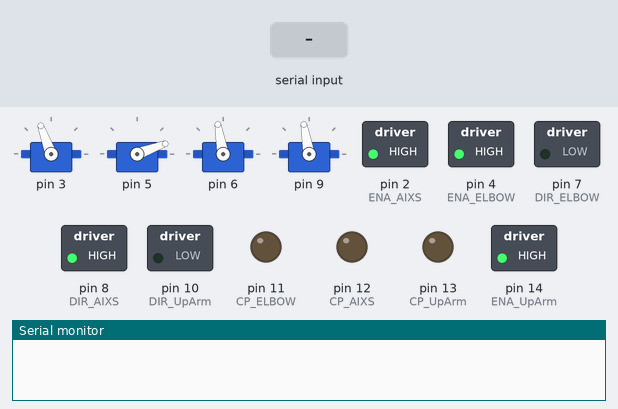
Simulated run of this sketch. Board: Arduino Uno, built with avr-gcc and run on an emulated ATmega328P. Shown: 4 × servo, switched loads named in the sketch (green lamp = pin HIGH), output pins drawn as LEDs (lit = HIGH), the last lines printed to the serial monitor. The inputs (shaded band) are chosen by the test bench.

Above: at 1.2 s.
1.3 s: "h90\n" received over Serial
At 1.9 s:
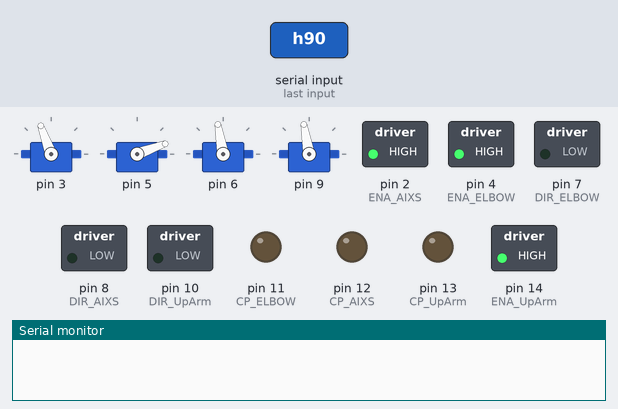
2.8 s: "f90\n" received over Serial
At 3.6 s:
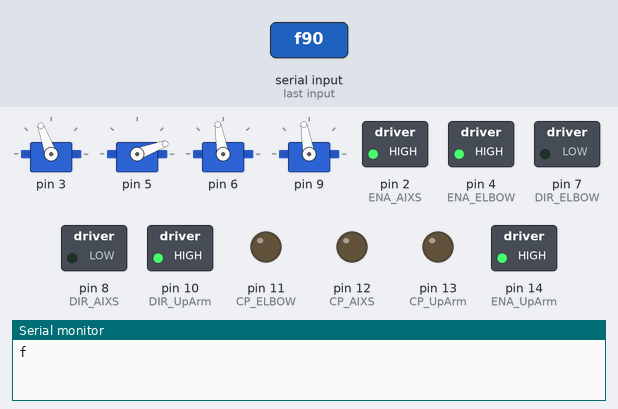
4.3 s: "g90\n" received over Serial
At 4.8 s:
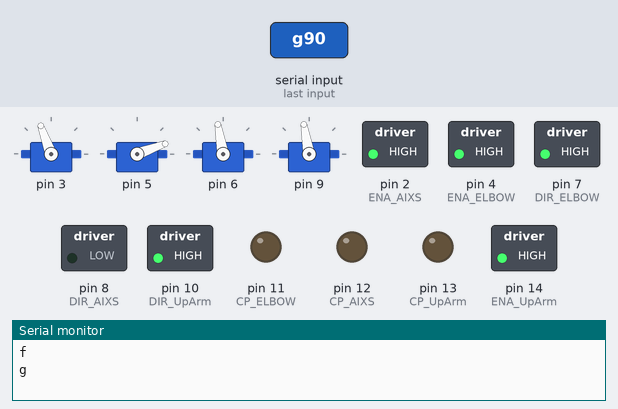
5.8 s: "h,45\n" received over Serial
At 7.0 s:
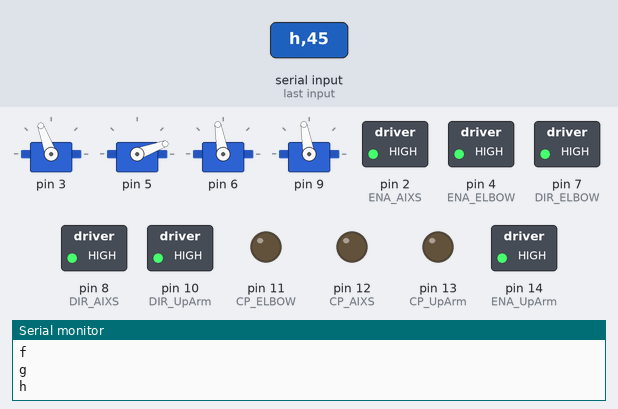
7.3 s: "f,45\n" received over Serial
At 8.3 s:
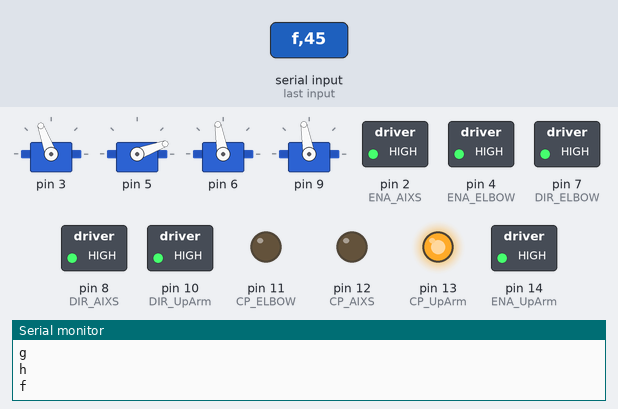
8.8 s: "g,45\n" received over Serial
At 9.4 s:
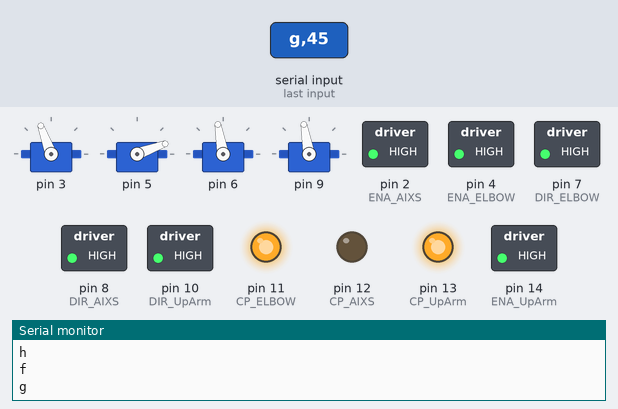
Timing chart, 0 to 11.3 s (numbered marks = the images above; inputs shaded):
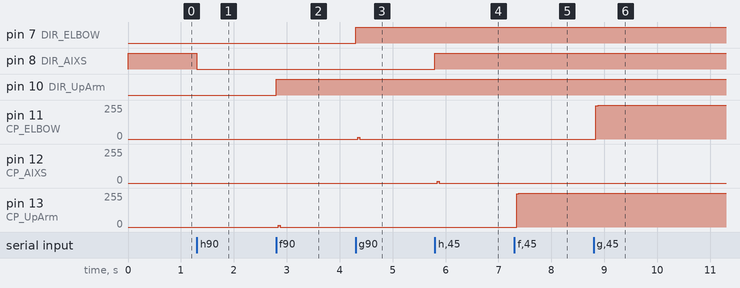

The sketch:

Control3SteppersBySerial_Fast.ino
```cpp
#include <Servo.h>
#include <math.h>

/********************SERIAL BUFFER**********************************/
/******************************************************/
//a buffer to save digits
const int MaxChars=6;   // an int string contains up to 5 digits and is terminated
char strValue[MaxChars]; // must be big enough for digits and terminating null
int strValueIndex=0 ; // the index into the array storing the received digits

/*******************Timmer setup**********************/
/****************************************************/
#define bbs(x)  (1<<x)
 // Microstep=16; 1.8deg per step, one revolution = 3200steps
 // one revolution = 8mm. 3200 steps=8mm.
 // one timer tick = 1/2 period => 800 ticks per mm

// Prescaler = 64
//16Mhz/64=0.25Mhz 1/0.25=4us 4*10=40us =>
const uint8_t myTOP = 10;
void setMyTimer2( ){
  cli();  // 禁止中斷
  TCCR2A = bbs(WGM21);  // CTC mode 2; Clear Timer on Compare, see p.158-162
  TCCR2B = bbs(CS22);  // Prescaler == 64; see p.162 in datasheet
  ///// 注意 WGM22 在 TCCR2B, 但 WGM21 與 WGM20 在 TCCR2A;
  ///// mode 由 WGM22, WGM21, WGM20 決定 (see datasheet p.158-162)
  OCR2A = myTOP;  // TOP count for CTC, 與 prescaler 有關
  TCNT2=0;  // counter 歸零
  TIMSK2 |= bbs(OCIE2A);  // enable CTC for TIMER2_COMPA_vect
  sei();  // 允許中斷
}


///// Interrupt Service Routine for TIMER2
ISR(TIMER2_COMPA_vect)
{

  //test_AxisRotateStepper_ISR();
 AxisRotateStepper_ISR();

  ElbowRotateGivenSteps_ISR();
  UpperArmStepper_ISR();


}


/*******************STEPPERS SETUP*****************/
/**************************************************/


/*****************Stepper controls****************/


typedef struct {
#define NUM_STEPPERS 3
  //For steppers
  int stepperPins[NUM_STEPPERS];
  int stepperSteps[NUM_STEPPERS];// Stands for servo a-d

}StepperGlobal;
StepperGlobal MyStepper;

void InitSteppers(){
  for(int i=0; i < NUM_STEPPERS; i++){
    MyStepper.stepperSteps[i]=0;
  }
}


/*************for stepper****************/

////////Axis rotate stepper

const int CP_AIXS =  12;
const int DIR_AIXS =  8;
const int ENA_AIXS =  2;

volatile unsigned long StepCounter_AXIS=0;
volatile bool DirectionFlag_AXIS=1;
volatile unsigned long AxisRotate_TotalSteps=0;
volatile bool AxisMotor_WorkingFlag=false;
volatile bool sentFlag_Axis=false;

////////////////////////rotate stepper routine
void setup_rotateStepper(){
  pinMode(ENA_AIXS, OUTPUT);
  pinMode(DIR_AIXS, OUTPUT);
  pinMode(CP_AIXS,OUTPUT);
  digitalWrite(ENA_AIXS, HIGH);

}

//Axis rotation RotateGivenSteps
void Axis_RotateGivenSteps(unsigned long steps,bool Step_direction){

    AxisMotor_WorkingFlag=true;
  DirectionFlag_AXIS=Step_direction;
  AxisRotate_TotalSteps=steps;

  }

//axis Rotate ISR
void AxisRotateStepper_ISR(){
  static boolean outputPulse=HIGH;

  digitalWrite(DIR_AIXS, DirectionFlag_AXIS);  //Determin direction

  //determing the task is finished,yes,reset variables
  if((StepCounter_AXIS==AxisRotate_TotalSteps)||(AxisMotor_WorkingFlag==false)){
   if((StepCounter_AXIS==AxisRotate_TotalSteps)&&(AxisRotate_TotalSteps!=0)){
     sentFlag_Axis=true;
     }

    //Reset parameters
    StepCounter_AXIS=0;
    AxisRotate_TotalSteps=0;
    AxisMotor_WorkingFlag=false;
    return; // task finished
    }

  // if not finished task, flip output
  AxisMotor_WorkingFlag=true; // to indicate the stepper is still working
  StepCounter_AXIS++;
  digitalWrite(CP_AIXS,outputPulse);
  outputPulse=!outputPulse;
  }

////////////Axis Rotate back and force
void test_AxisRotateStepper_ISR(){
  static boolean outputPulse=LOW;
  //Direction
  if(StepCounter_AXIS%50000==0){
    DirectionFlag_AXIS=!DirectionFlag_AXIS;
    digitalWrite(DIR_AIXS, DirectionFlag_AXIS);
    }
  StepCounter_AXIS++;

  digitalWrite(CP_AIXS,outputPulse);
  outputPulse=!outputPulse;
  }

/*********elbow stepper****************/
volatile unsigned long StepCounter_ELBOW=0;
volatile bool DirectionFlag_ELBOW=0;
volatile unsigned long elbowStepper_TotalSteps=0;
volatile bool elbowStepper_WorkingFlag=false;
volatile bool sentFlag_Elbow=false;

const int CP_ELBOW =  11;
const int DIR_ELBOW =  7;
const int ENA_ELBOW =  4;
// setting elbow stepper driver
void setup_ElbowStepper(){
  pinMode(ENA_ELBOW, OUTPUT);
  pinMode(DIR_ELBOW, OUTPUT);
  pinMode(CP_ELBOW,OUTPUT);
  digitalWrite(ENA_ELBOW, HIGH);

  }


void ElbowRotateGivenSteps(unsigned long TargetSteps,bool Step_direction){


      elbowStepper_WorkingFlag=true;

      elbowStepper_TotalSteps=TargetSteps;
      DirectionFlag_ELBOW=Step_direction;


      }


void ElbowRotateGivenSteps_ISR(){
   static boolean outputPulse=HIGH;   //for generating pulses

      if((StepCounter_ELBOW==elbowStepper_TotalSteps)||(elbowStepper_WorkingFlag==false)){

        if((StepCounter_ELBOW==elbowStepper_TotalSteps)&&(elbowStepper_TotalSteps!=0)){
          sentFlag_Elbow=true;
        }
        // If reach the target, reset all
        StepCounter_ELBOW=0;
        elbowStepper_TotalSteps=0;
        elbowStepper_WorkingFlag=false;// indicate stop working
        return;
        }

        elbowStepper_WorkingFlag=true;// indicate still working
        digitalWrite(DIR_ELBOW, DirectionFlag_ELBOW);
        StepCounter_ELBOW++;
        digitalWrite(CP_ELBOW,outputPulse);
        outputPulse=!outputPulse;
  }


/************UPPER ARM STEPPER SETUP****************/
// To indicate if stepper is working.
// If yes, True ; otherwise, False

volatile unsigned long StepCounter_UPARM=0;
volatile bool DirectionFlag_UPARM=0;
volatile unsigned long uparmStepper_TotalSteps=0;
volatile bool uparmStepper_WorkingFlag=false;
volatile  static bool sentFlag_Uparm=false; //checking sent signal

const int CP_UpArm  =  13;
const int DIR_UpArm =  10;
const int ENA_UpArm =  14;

// setting UpArm stepper driver
void setup_UpArmStepper(){
  pinMode(ENA_UpArm, OUTPUT);
  pinMode(DIR_UpArm, OUTPUT);
  pinMode(CP_UpArm,OUTPUT);

  digitalWrite(ENA_UpArm, HIGH);
  }


void UpperArmGivenSteps(unsigned long steps,bool Step_direction){


  uparmStepper_WorkingFlag=true;
  DirectionFlag_UPARM=Step_direction;
  uparmStepper_TotalSteps=steps;


  }


  void UpperArmStepper_ISR(){
  static boolean outputPulse=HIGH;

  digitalWrite(DIR_UpArm, DirectionFlag_UPARM);  //Determin direction

  //determing the task is finished,yes,reset variables
  if((StepCounter_UPARM==uparmStepper_TotalSteps)||(uparmStepper_WorkingFlag==false)){

   if((StepCounter_UPARM==uparmStepper_TotalSteps)&&(uparmStepper_TotalSteps!=0)){
   sentFlag_Uparm=true;
   }


    //Reset parameters
    StepCounter_UPARM=0;
    uparmStepper_TotalSteps=0;
    uparmStepper_WorkingFlag=false;

    return; // task finished
    }

  // if not finished task, flip output
  uparmStepper_WorkingFlag=true; // to indicate the stepper is still working
 // sentFlag_Uparm=false;
  StepCounter_UPARM++;
  digitalWrite(CP_UpArm,outputPulse);
  outputPulse=!outputPulse;
  }


/*****************************For controlling Servos*******************/
/*********************************************************************/

typedef struct {
#define NUM_SERVOS 4
  //For servos
  int numServos;
  int servoPins[NUM_SERVOS];
  int servoAngles[NUM_SERVOS];// Stands for servo a-d
  Servo myservo[NUM_SERVOS];
  int pos;

          //by a 0 to indicate end of string
}ServoGlobal;
ServoGlobal MyServoGlobal;

/**
 * Initialize Servos
 * */
void InitServos(){

  //Initialize the global variables

  MyServoGlobal.numServos=NUM_SERVOS;
  MyServoGlobal.servoPins[0] = 3;// servos on pins
  MyServoGlobal.servoPins[1] = 5;// servos on pins
  MyServoGlobal.servoPins[2] = 6;// servos on pins
  MyServoGlobal.servoPins[3] = 9;// servos on pins

  MyServoGlobal.myservo;
  MyServoGlobal.pos =0;


  //Initialize the hardwares
  for(int i=0; i < MyServoGlobal.numServos; i++){
  MyServoGlobal.myservo[i].attach(MyServoGlobal.servoPins[i]);}

    //Initiate servos' positing

    MyServoGlobal.servoAngles['a' - 'a']=110;
    MyServoGlobal.servoAngles['b' - 'a']=20;
    MyServoGlobal.servoAngles['c' - 'a']=100;
     MyServoGlobal.servoAngles['d' - 'a']=100;

    MyServoGlobal.myservo['a' - 'a'].write(MyServoGlobal.servoAngles['a' - 'a']);
    MyServoGlobal.myservo['b' - 'a'].write(MyServoGlobal.servoAngles['b' - 'a']);
    MyServoGlobal.myservo['c' - 'a'].write(MyServoGlobal.servoAngles['c' - 'a']);
    MyServoGlobal.myservo['d' - 'a'].write(MyServoGlobal.servoAngles['d' - 'a']);
}

//////////////////////////////////////////////

void ControlServosBySerial(char ch){

      // use atoi to convert the string to an int
      MyServoGlobal.pos = atoi(strValue);
      MyServoGlobal.myservo[ch - 'a'].write(MyServoGlobal.pos);
      //reset string
      strValueIndex=0;
      for (int i=0;i<MaxChars;i++){
        strValue[i]=' ';
        }

      Serial.print(MyServoGlobal.pos);
      Serial.println(ch);
}


/***********serial communication*******************/
/**************************************************/
void SerialCommunication(){
  //Todo: checking if finished tasks


  if( Serial.available())
    {
      char ch = Serial.read();
      if(strValueIndex <=
          MaxChars && ch >= '0' && ch <= '9'||ch=='-'||ch=='+'){
          // add the ASCII character to the string;
          strValue[strValueIndex++] = ch;

       } else if(ch >= 'a' && ch <= 'a'+ MyServoGlobal.numServos) {
         ControlServosBySerial(ch);

      }else if(ch >= 'f'&& ch<='f'+NUM_STEPPERS ) {
        ControlSteppersBySerial(ch);
        //go to stepper control program

    }

   }
}


void setup()
{
  Serial.begin(9600);
  InitServos();

  setMyTimer2( );

  //INIT DRIVER WIRES
  setup_ElbowStepper();
  //INIT rotate stepper
  setup_rotateStepper();
  //Setup UpperArmStepper
  setup_UpArmStepper();

  // Testing demo


}


void loop()
{

  SerialCommunication();

 // Serial.println(uparmStepper_WorkingFlag);
  /*
  if(uparmStepper_WorkingFlag==true){
    Serial.println(StepCounter_UPARM);
  }*/

  StepperWorkingCheck();
}


/*************for stepper****************/

//if finished working,send serial a flag
void StepperWorkingCheck(){
  //upper arm

   if(sentFlag_Uparm==true){
     sentFlag_Uparm=false;
     Serial.println('f');  // tell pc end, the task is done
   }

   if(sentFlag_Elbow==true){
     sentFlag_Elbow=false;
     Serial.println('g');  // tell pc end, the task is done
   }

      if(sentFlag_Axis==true){
     sentFlag_Axis=false;
     Serial.println('h');  // tell pc end, the task is done
   }


   }


// serial control steppers
void ControlSteppersBySerial(char ch){
      bool s_direction=0;
      // use atoi to convert the string to an int
      int numSteps = atoi(strValue);

      if(numSteps>0){
        s_direction=1;
      }else{
        s_direction=0;
      }
      numSteps=abs(numSteps);


      // To do: adding stepper control functions
      if(ch=='f'){
      UpperArmGivenSteps(numSteps,s_direction);

      }
      if(ch=='g'){
         ElbowRotateGivenSteps(numSteps,s_direction);
      }

      if(ch=='h'){
         Axis_RotateGivenSteps(numSteps,s_direction);
      }


      //reset string
      strValueIndex=0;
      for (int i=0;i<MaxChars;i++){
      strValue[i]=' ';
      }

   //   Serial.print(numSteps);
   //   Serial.println(ch);
}
```

Measured:
- after the input at 1.3 s, pin 8 (DIR_AIXS): HIGH → LOW at once
- after the input at 2.8 s, pin 10 (DIR_UpArm): LOW → HIGH at once; pin 13 (CP_UpArm): 0/255 → 12/255 at once, → 0/255 0.04 s later
- after the input at 4.3 s, pin 7 (DIR_ELBOW): LOW → HIGH at once; pin 11 (CP_ELBOW): 0/255 → 12/255 at once, → 0/255 0.04 s later
- after the input at 5.8 s, pin 8 (DIR_AIXS): LOW → HIGH at once; pin 12 (CP_AIXS): 0/255 → 12/255 at once, → 0/255 0.04 s later
- after the input at 7.3 s, pin 13 (CP_UpArm): 0/255 → 255/255 at once
- after the input at 8.8 s, pin 11 (CP_ELBOW): 0/255 → 255/255 at once
